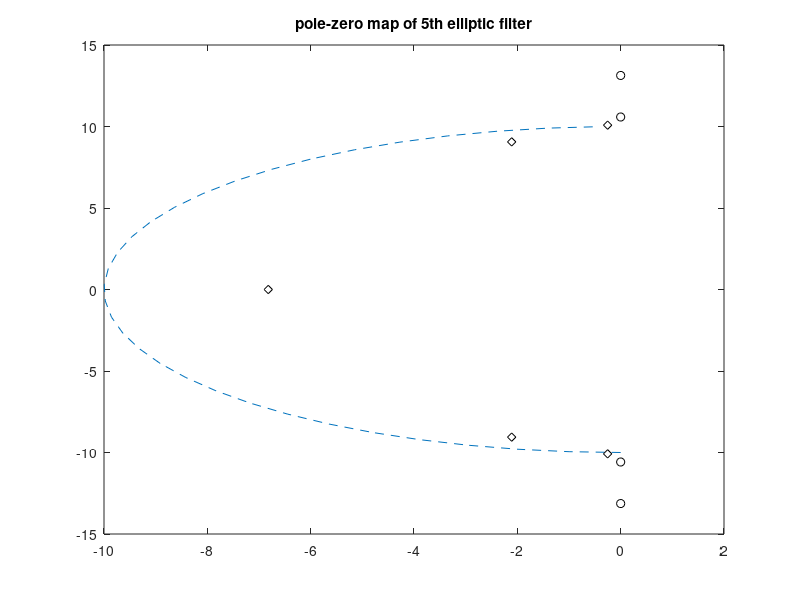

This figure's MATLAB source:
% Pole-zero map of elliptic filter
wc=10; % desired cut-off frequency
N=5; % order of the filter
Rp=0.5; %decibels of ripple in the pass band
Rs=20; %decibels of ripple in the stop band
[num,den]=ellip(N,Rp,Rs,wc,'s'); %analog elliptic filter
G=tf(num,den); %transfer function
P=pole(G); %find the poles of G
Z=zero(G); %find the zeros of G
alfa=-(pi/2):-0.1:-(3*pi/2); %set of angle values
plot(wc*cos(alfa),wc*sin(alfa),'--'); %plots half a circunference
hold on;
plot(P,'dk'); %pole map
hold on;
plot(Z,'ok'); %zero map
title('pole-zero map of 5th elliptic filter');
